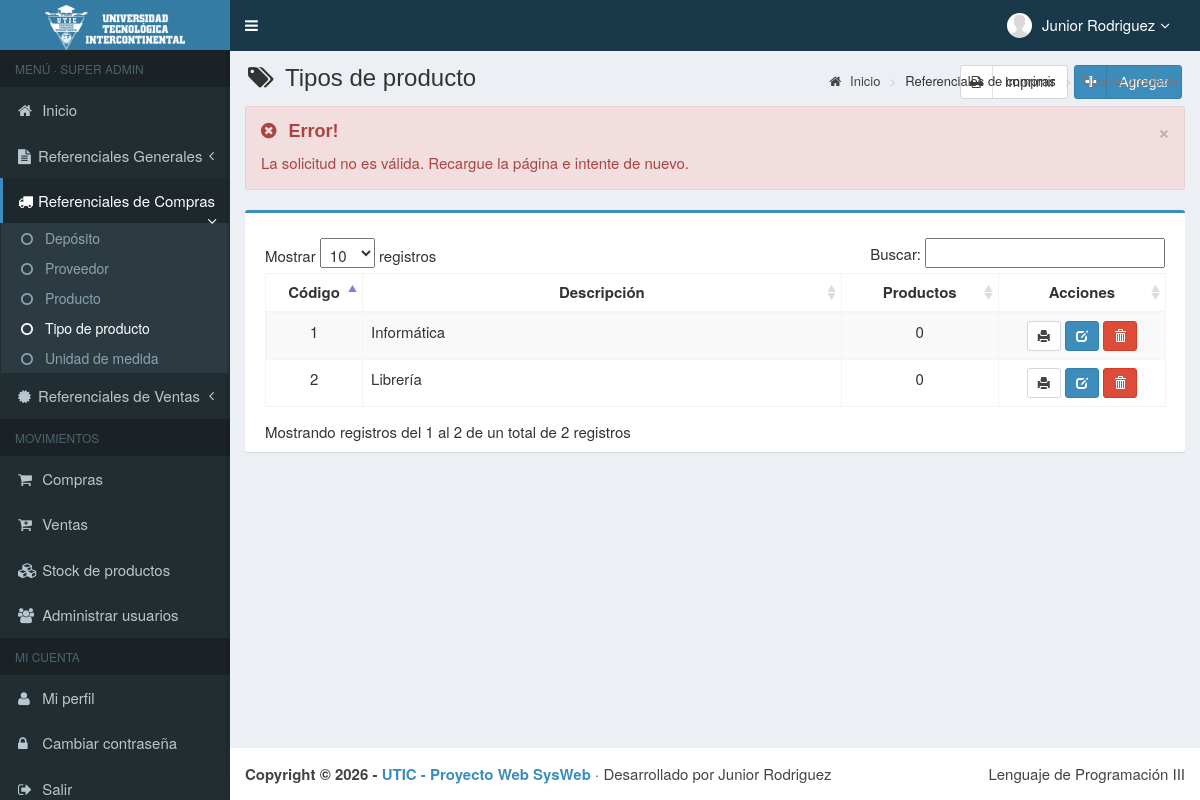
/main.php?module=tipo_producto&alert=11 (signed in), run on an earlier commit of the app's database.
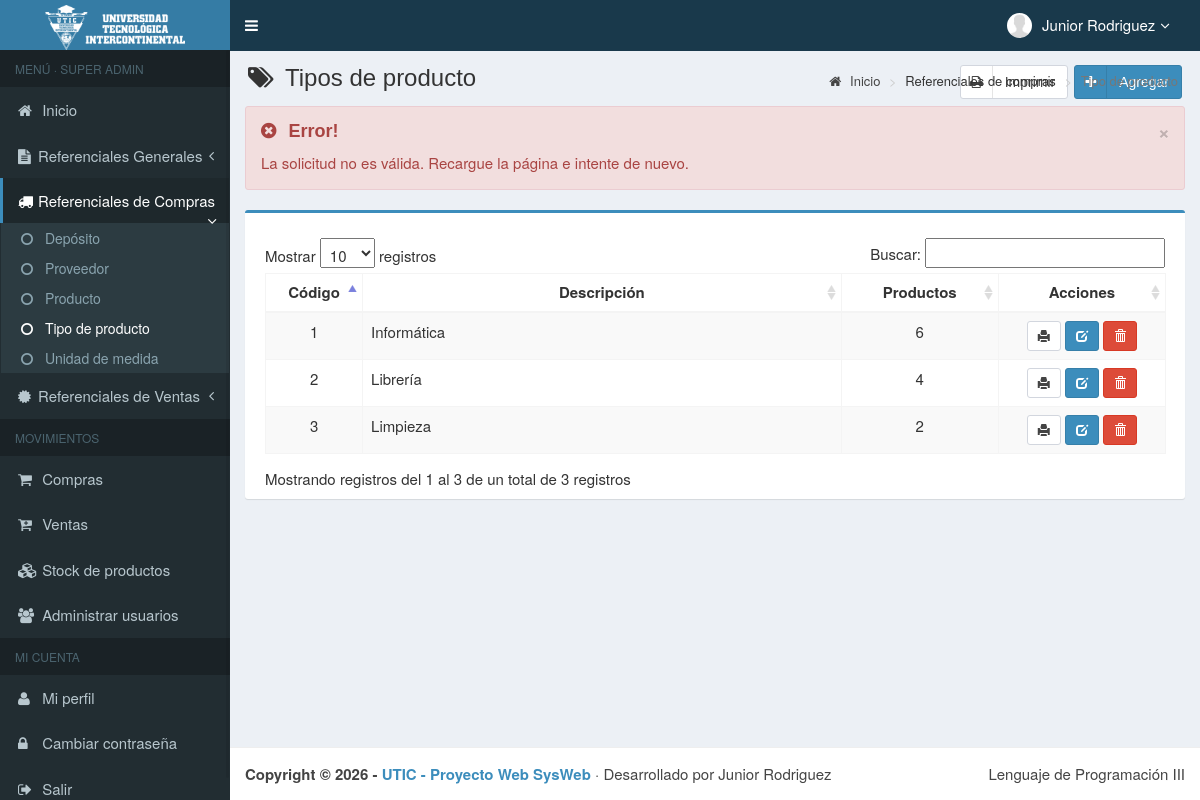
And on a later commit of the database.
### tables this page shows
CREATE TABLE tipo_producto (
    cod_tipo_prod INT         NOT NULL,
    t_p_descrip   VARCHAR(50) NOT NULL,
    PRIMARY KEY (cod_tipo_prod)
);

### config/funciones.php (called while the page is built, shortened)
<?php
function e(?string $texto): string
{
    return htmlspecialchars($texto ?? "", ENT_QUOTES, "UTF-8");
}
function gs(int|float|string|null $monto): string
{
    return number_format((float) $monto, 0, ",", ".");
}

### modules/tipo_producto/view.php (the view, shortened to what this page needs)
<?php
$alertas = [
    1 => ["success", "Éxito!", "El tipo de producto se registró correctamente."],
    2 => ["success", "Éxito!", "El tipo de producto se modificó correctamente."],
    3 => ["success", "Éxito!", "El tipo de producto se eliminó correctamente."],
    4 => ["danger",  "Error!", "No se puede eliminar: hay productos registrados con este tipo."],
    5 => ["danger",  "Error!", "Ya existe el tipo de producto con esa descripción."],
    6 => ["danger",  "Error!", "El tipo de producto que intenta eliminar no existe."],
    10 => ["danger", "Error!", "Datos incompletos o inválidos. Revise el formulario."],
    11 => ["danger", "Error!", "La solicitud no es válida. Recargue la página e intente de nuevo."],
];
$alerta = $alertas[(int) ($_GET["alert"] ?? 0)] ?? null;
$registros = $mysqli->query("SELECT x.cod_tipo_prod, x.t_p_descrip, (SELECT COUNT(*) FROM producto p WHERE p.cod_tipo_prod = x.cod_tipo_prod) AS uso
                             FROM tipo_producto x ORDER BY x.cod_tipo_prod");
?>
<section class="content-header">
    <h1>
        <i class="fa fa-tags icon-title"></i> Tipos de producto
        <a class="btn btn-primary btn-social pull-right" href="?module=form_tipo_producto&form=add" title="Agregar" data-toggle="tooltip">
            <i class="fa fa-plus"></i> Agregar
        </a>
        <a class="btn btn-default btn-social pull-right" style="margin-right:6px" href="modules/tipo_producto/print.php" target="_blank" title="Imprimir listado" data-toggle="tooltip">
            <i class="fa fa-print"></i> Imprimir
        </a>
    </h1>
    <ol class="breadcrumb">
        <li><a href="?module=start"><i class="fa fa-home"></i> Inicio</a></li>
        <li>Referenciales de compras</li>
        <li class="active">Tipo de producto</li>
    </ol>
</section>
<section class="content">
    <div class="row">
        <div class="col-md-12">
            <?php if ($alerta): ?>
                <div class="alert alert-<?= $alerta[0] ?> alert-dismissable">
                    <button type="button" class="close" data-dismiss="alert" aria-hidden="true">&times;</button>
                    <h4><i class="icon fa <?= $alerta[0] === "success" ? "fa-check-circle" : "fa-times-circle" ?>"></i> <?= $alerta[1] ?></h4>
                    <?= $alerta[2] ?>
                </div>
            <?php endif; ?>
            <div class="box box-primary">
                <div class="box-body">
                    <table id="dataTables1" class="table table-bordered table-striped table-hover">
                        <thead>
                            <tr>
                                <th class="center">Código</th>
                                <th class="center">Descripción</th>
                                <th class="center">Productos</th>
                                <th class="center">Acciones</th>
                            </tr>
                        </thead>
                        <tbody>
                        <?php while ($r = $registros->fetch_assoc()): ?>
                            <tr>
                                <td width="80" class="center"><?= (int) $r["cod_tipo_prod"] ?></td>
                                <td><?= e($r["t_p_descrip"]) ?></td>
                                <td width="140" class="center"><?= gs($r["uso"]) ?></td>
                                <td width="150" class="center">
                                    <a data-toggle="tooltip" title="Imprimir ficha" class="btn btn-default btn-sm" target="_blank"
                                       href="modules/tipo_producto/print_view.php?id=<?= (int) $r["cod_tipo_prod"] ?>">
                                        <i class="glyphicon glyphicon-print"></i>
                                    </a>
                                    <a data-toggle="tooltip" title="Modificar" class="btn btn-primary btn-sm"
                                       href="?module=form_tipo_producto&form=edit&id=<?= (int) $r["cod_tipo_prod"] ?>">
                                        <i style="color:#fff" class="glyphicon glyphicon-edit"></i>
                                    </a>
                                    <form method="POST" action="modules/tipo_producto/proses.php?act=delete" style="display:inline"
                                          onsubmit="return confirm('¿Eliminar el tipo de producto <?= e(addslashes($r["t_p_descrip"])) ?>?');">
                                        <button type="submit" class="btn btn-danger btn-sm" data-toggle="tooltip" title="Eliminar">
                                            <i style="color:#fff" class="glyphicon glyphicon-trash"></i>
                                        </button>
                                    </form>
                                </td>
                            </tr>
                        <?php endwhile; ?>
                        </tbody>
                    </table>
                </div>
            </div>
        </div>
    </div>
</section>

What changed in the data, as far as the page shows it:
computed for tipo_producto "Informática": uso "0" → "6"
computed for tipo_producto "Librería": uso "0" → "4"
added tipo_producto: cod_tipo_prod "3", t_p_descrip "Limpieza", uso "2"
Also different on the page:
text written by a page script: "Mostrar registros Buscar: Mostrando registros del 1 al 2 de un total de 2 registros" → "Mostrar registros Buscar: Mostrando registros del 1 al 3 de un total de 3 registros"
